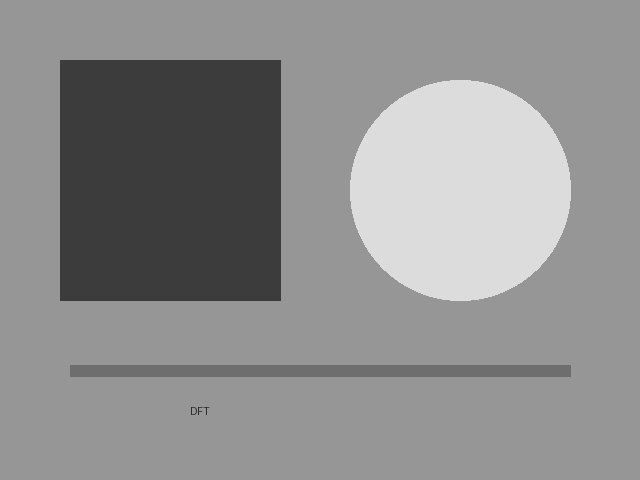
#> input picture 15_Frequency_HPF/input.jpg, 640 x 480 px
$ python program.py
#> lines starting #> are read from the running program, lines starting #| are printed output that depends on the picture
import cv2
import numpy as np
img = cv2.imread("input.jpg", 0)
#> img is the input picture: shape (480, 640); min 40, max 227, mean 142.3

dft = np.fft.fft2(img)
dft_shift = np.fft.fftshift(dft)
rows, cols = img.shape
#> rows = 480; cols = 640
crow, ccol = rows // 2, cols // 2
#> crow = 240; ccol = 320

mask = np.ones((rows, cols), np.uint8)
size = 30
mask[crow-size:crow+size, ccol-size:ccol+size] = 0

filtered_dft = dft_shift * mask
filtered_dft = np.fft.ifftshift(filtered_dft)
result = np.fft.ifft2(filtered_dft)
result = np.abs(result)
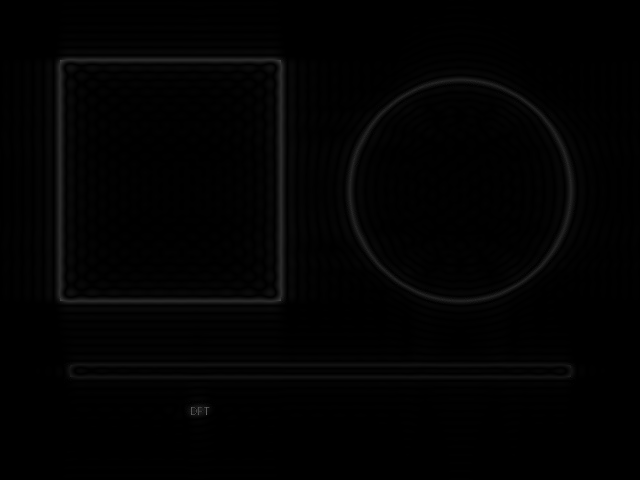
#> result: shape (480, 640) float64; min 0.000716, max 100.5, mean 2.8
result = np.uint8(result)

cv2.imwrite("output.png", result)

print("High-pass filtered image saved as output.png")

$ run again, with 02_Brightness/input.jpg copied over 15_Frequency_HPF/input.jpg
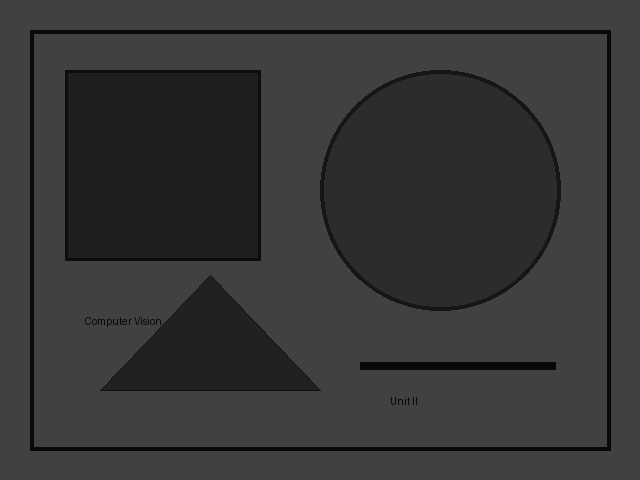
#> input picture 02_Brightness/input.jpg, 640 x 480 px
#> img is the input picture: shape (480, 640); min 3, max 73, mean 54.3
#> `result = np.abs(result)`:
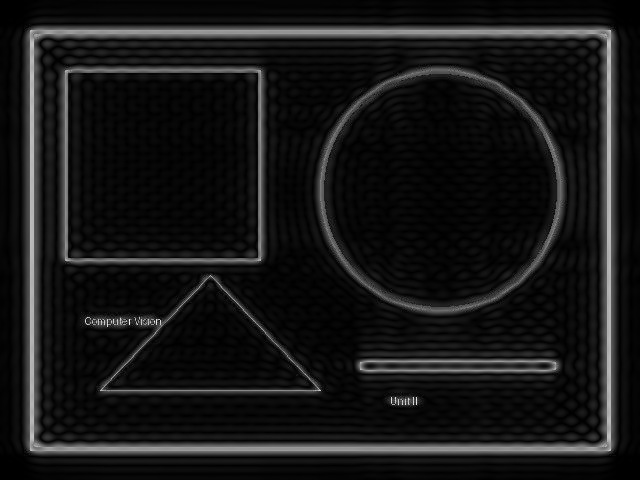
#> result: shape (480, 640) float64; min 0.00071, max 51.46, mean 4.6; drawn with min black and max white
#> `result = np.uint8(result)`:
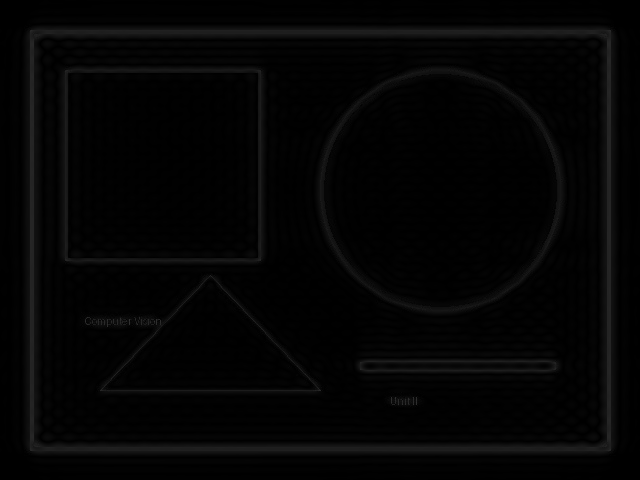
#> result: shape (480, 640); min 0, max 51, mean 4.1
